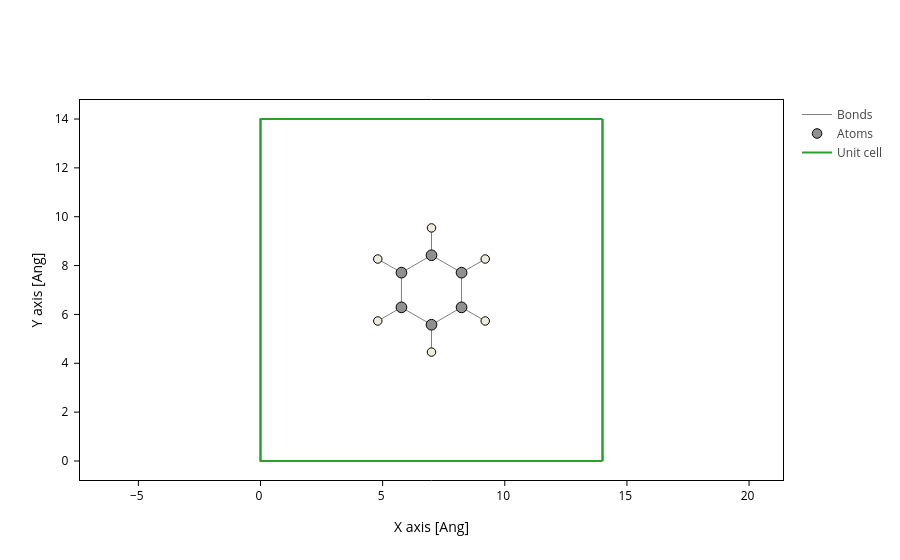

Source (notebook cell):
### Code cell
molec.plot(axes="xy")

### Figure 1 — Plotly figure (JSON) as saved in the notebook; plotly's stock layout.template omitted (floating-point values rounded to 4 significant figures; data arrays with more than 128 entries replaced by an {"elided": "..."} marker saying what was removed)
{"data": [{"line": {"color": "gray", "width": 1}, "meta": {}, "mode": "lines", "name": "Bonds", "opacity": 1, "type": "scatter", "x": {"elided": "252 float values"}, "y": {"elided": "252 float values"}}, {"marker": {"color": ["#909090", "#EDEADE", "#909090", "#EDEADE", "#909090", "#EDEADE", "#909090", "#EDEADE", "#909090", "#EDEADE", "#909090", "#EDEADE"], "line": {"color": "black", "width": 1}, "opacity": 1, "size": [10.72, 8.48, 10.72, 8.48, 10.72, 8.48, 10.72, 8.48, 10.72, 8.48, 10.72, 8.48]}, "meta": {}, "mode": "markers", "name": "Atoms", "opacity": 1, "type": "scatter", "x": [8.23, 9.199, 7.0, 7.0, 5.77, 4.801, 5.77, 4.801, 7.0, 7.0, 8.23, 9.199], "y": [7.711, 8.268, 8.422, 9.541, 7.711, 8.268, 6.289, 5.732, 5.578, 4.459, 6.289, 5.732]}, {"meta": {}, "mode": "lines", "name": "Unit cell", "type": "scatter", "x": [0.0, 0.0, 14.0, 14.0, 0.0, 0.0, NaN, 0.0, 0.0, 0.0, 14.0, 14.0, 0.0, NaN, 14.0, 14.0, NaN, 14.0, 14.0], "y": [0.0, 14.0, 14.0, 14.0, 14.0, 14.0, NaN, 14.0, 0.0, 0.0, 0.0, 0.0, 0.0, NaN, 14.0, 0.0, NaN, 14.0, 0.0]}], "layout": {"scene": {"aspectmode": "data", "xaxis": {"title": {"text": "X axis [Ang]"}}, "yaxis": {"title": {"text": "Y axis [Ang]"}}}, "xaxis": {"scaleanchor": "y", "scaleratio": 1, "title": {"text": "X axis [Ang]"}}, "yaxis": {"title": {"text": "Y axis [Ang]"}}}}
